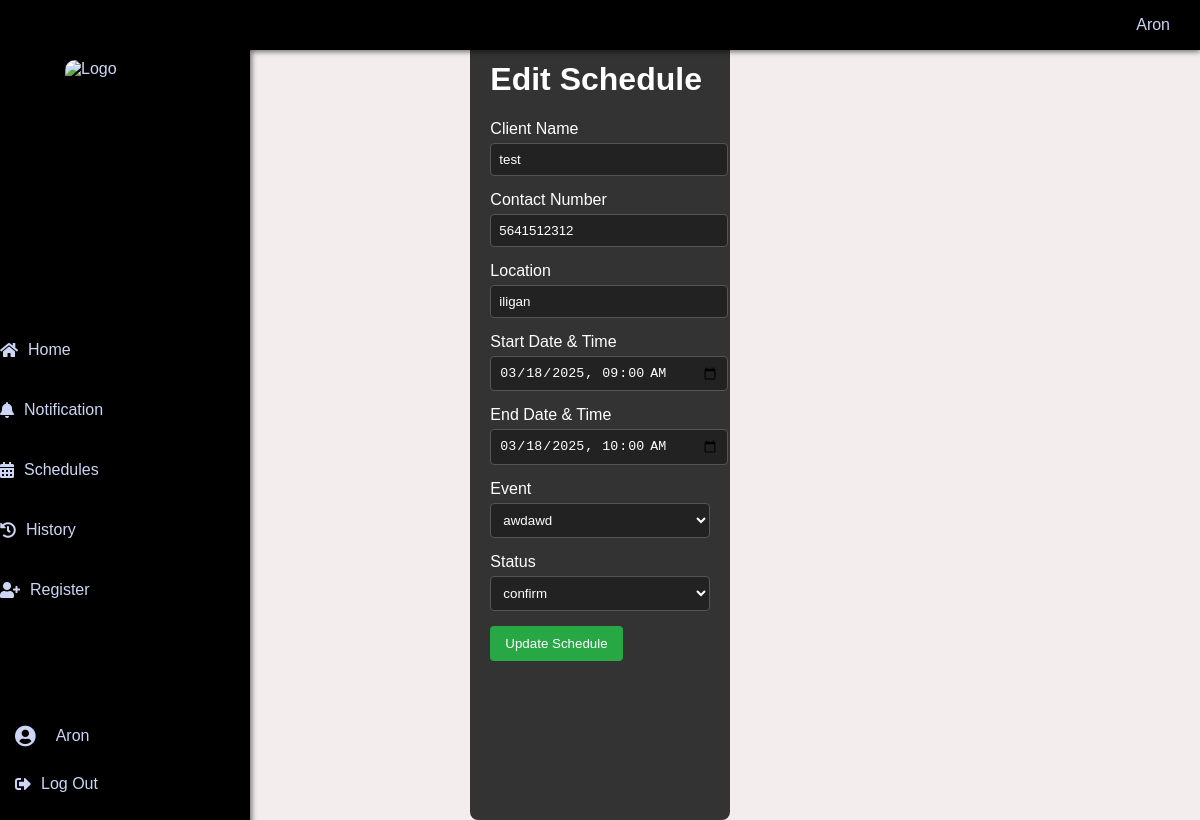
The app's page /edit_schedule.php?ScheduleID=12 (signed in) with its own data.
### tables this page shows
CREATE TABLE `users` (
  `ID` bigint(20) NOT NULL AUTO_INCREMENT,
  `email` varchar(50) NOT NULL,
  `password` varchar(60) NOT NULL,
  `username` varchar(40) NOT NULL,
  `account_level` varchar(40) NOT NULL,
  PRIMARY KEY (`ID`)
);

CREATE TABLE `Schedule` (
  `ScheduleID` bigint(20) NOT NULL AUTO_INCREMENT,
  `start_date_time` datetime NOT NULL,
  `end_date_time` datetime NOT NULL,
  `date_schedule` datetime NOT NULL,
  `EventID` bigint(20) NOT NULL,
  `StatusID` bigint(20) NOT NULL,
  PRIMARY KEY (`ScheduleID`),
  KEY `Events_Schedule` (`EventID`),
  KEY `Updated_Status_Schedule` (`StatusID`),
  CONSTRAINT `Events_Schedule` FOREIGN KEY (`EventID`) REFERENCES `Events` (`EventID`),
  CONSTRAINT `Updated_Status_Schedule` FOREIGN KEY (`StatusID`) REFERENCES `Updated_Status` (`StatusID`)
);

CREATE TABLE `Clients` (
  `ClientID` bigint(20) NOT NULL AUTO_INCREMENT,
  `clients_name` text NOT NULL,
  `contact_number` bigint(20) NOT NULL,
  `location` varchar(100) NOT NULL,
  `ID` bigint(20) NOT NULL,
  PRIMARY KEY (`ClientID`),
  KEY `users_Clients` (`ID`),
  CONSTRAINT `users_Clients` FOREIGN KEY (`ID`) REFERENCES `users` (`ID`)
);

CREATE TABLE `Events` (
  `EventID` bigint(20) NOT NULL AUTO_INCREMENT,
  `Events_name` text NOT NULL,
  `ClientID` bigint(20) NOT NULL,
  PRIMARY KEY (`EventID`),
  KEY `Clients_Events` (`ClientID`),
  CONSTRAINT `Clients_Events` FOREIGN KEY (`ClientID`) REFERENCES `Clients` (`ClientID`)
);

CREATE TABLE `Updated_Status` (
  `StatusID` bigint(20) NOT NULL AUTO_INCREMENT,
  `updated_status` text NOT NULL DEFAULT current_timestamp(),
  PRIMARY KEY (`StatusID`)
);

### htdocs/edit_schedule.php (the view, shortened to what this page needs)
<?php
include 'navigation.php';
$scheduleID = isset($_GET['ScheduleID']) ? (int)$_GET['ScheduleID'] : 0;
$stmt = $conn->prepare("SELECT s.ScheduleID, s.start_date_time, s.end_date_time, s.EventID, s.StatusID, e.Events_name, us.updated_status, c.clients_name, c.contact_number, c.location
                        FROM Schedule s
                        JOIN Events e ON s.EventID = e.EventID
                        JOIN Updated_Status us ON s.StatusID = us.StatusID
                        JOIN Clients c ON e.ClientID = c.ClientID
                        WHERE s.ScheduleID = ?");
$stmt->bind_param("i", $scheduleID);
$stmt->execute();
$schedule = $stmt->get_result()->fetch_assoc();
$events = $conn->query("SELECT EventID, Events_name FROM Events")->fetch_all(MYSQLI_ASSOC);
$statuses = $conn->query("SELECT StatusID, updated_status FROM Updated_Status")->fetch_all(MYSQLI_ASSOC);
?>
<!DOCTYPE html>
<html lang="en">
<head>
</head>
<body>
    <div class="container">
        <h1>Edit Schedule</h1>
        <form method="POST">
            <div class="form-group">
                <label for="client_name">Client Name</label>
                <input type="text" name="client_name" id="client_name" value="<?php echo htmlspecialchars($schedule['clients_name']); ?>" required>
            </div>
            <div class="form-group">
                <label for="contact_number">Contact Number</label>
                <input type="text" name="contact_number" id="contact_number" value="<?php echo htmlspecialchars($schedule['contact_number']); ?>" required>
            </div>
            <div class="form-group">
                <label for="location">Location</label>
                <input type="text" name="location" id="location" value="<?php echo htmlspecialchars($schedule['location']); ?>" required>
            </div>
            <div class="form-group">
                <label for="start_date_time">Start Date & Time</label>
                <input type="datetime-local" name="start_date_time" id="start_date_time" value="<?php echo date('Y-m-d\TH:i', strtotime($schedule['start_date_time'])); ?>" required>
            </div>
            <div class="form-group">
                <label for="end_date_time">End Date & Time</label>
                <input type="datetime-local" name="end_date_time" id="end_date_time" value="<?php echo date('Y-m-d\TH:i', strtotime($schedule['end_date_time'])); ?>" required>
            </div>
            <div class="form-group">
                <label for="eventID">Event</label>
                <select name="eventID" id="eventID" required>
                    <?php foreach ($events as $event): ?>
                        <option value="<?php echo $event['EventID']; ?>" <?php echo $event['EventID'] == $schedule['EventID'] ? 'selected' : ''; ?>><?php echo htmlspecialchars($event['Events_name']); ?></option>
                    <?php endforeach; ?>
                </select>
            </div>
            <div class="form-group">
                <label for="statusID">Status</label>
                <select name="statusID" id="statusID" required>
                    <?php foreach ($statuses as $status): ?>
                        <option value="<?php echo $status['StatusID']; ?>" <?php echo $status['StatusID'] == $schedule['StatusID'] ? 'selected' : ''; ?>><?php echo htmlspecialchars($status['updated_status']); ?></option>
                    <?php endforeach; ?>
                </select>
            </div>
            <div class="form-group">
                <button type="submit">Update Schedule</button>
            </div>
        </form>
    </div>
</body>
</html>

### htdocs/navigation.php (shortened to what this page needs)
<?php
include 'db.php';
$username = 'Guest';
if (isset($_SESSION['ID'])) {
    $stmt = $conn->prepare("SELECT username FROM users WHERE ID = ?");
    $stmt->bind_param("i", $_SESSION['ID']);
    $stmt->execute();
    $stmt->bind_result($username);
    $stmt->fetch();
    $stmt->close();
} elseif (isset($_SESSION['email'])) {
    $stmt = $conn->prepare("SELECT username, ID FROM users WHERE email = ?");
    $stmt->bind_param("s", $_SESSION['email']);
    $stmt->execute();
    $stmt->bind_result($username, $userId);
}
?>
<!DOCTYPE html>
<html lang="en">
<head>
    <link rel="stylesheet" href="https://cdnjs.cloudflare.com/ajax/libs/font-awesome/5.15.4/css/all.min.css">
</head>
<body>
    <div class="topbar">
        <div class="username-container">
            <span class="username" onclick="toggleDropdown()"><?php echo htmlspecialchars($username); ?></span>
        </div>
    </div>
    <div class="sidebar" id="sidebar">
        <div class="logo-container">
            <img src="https://encrypted-tbn0.gstatic.com/images?q=tbn:ANd9GcQgJbMfeLLbE_Wh3cK3RK8s0a-P9hvTwYfHpw&s" alt="Logo" class="logo">
        </div>
        <div class="nav-items">
            <a href="homepage.php"><i class="fas fa-home"></i> Home</a>
            <a href="notification.php"><i class="fas fa-bell"></i>Notification
            </a>
            <a href="schedule.php"><i class="fas fa-calendar-alt"></i>Schedules</a>
            <a href="history.php"><i class="fas fa-history"></i>History</a>
            <a href="register.php"><i class="fas fa-user-plus"></i>Register</a>
        </div>
        <div class="profile">
            <i class="fas fa-user-circle fa-lg"></i>
            <span id="username-display" style="margin-left: 10px; overflow: hidden; text-overflow: ellipsis; white-space: nowrap; max-width: 180px;">
                <?php echo htmlspecialchars($username); ?>
            </span>
        </div>
        <div class="logout">
            <a href="javascript:void(0);" onclick="showLogoutConfirmation()"><i class="fas fa-sign-out-alt"></i>Log Out</a>
        </div>
    </div>
</body>
</html>

### htdocs/navigation.php (style rules this page uses)
body { display: flex; min-height: 100vh; margin: 0; font-family: Arial, sans-serif; background: #121212; }
.sidebar { width: 250px; background: #000000; color: #CDD6F4; transition: none; position: fixed; top: 0; left: 0; height: 100%; overflow: hidden; transform: translateX(0); opacity: 1; z-index: 1000; box-shadow: 2px 0 5px rgba(0,0,0,0.5); display: flex; flex-direction: column; justify-content: space-between; }
.sidebar a { display: flex; align-items: center; padding: 15px; color: #CDD6F4; text-decoration: none; transition: background 0.3s, padding-left 0.3s; margin-bottom: 12px; }
.sidebar a i { margin-right: 10px; color: #CDD6F4; }
.sidebar .nav-items { flex-grow: 1; display: flex; flex-direction: column; justify-content: center; align-items: center; }
.sidebar .nav-items a { width: 100%; text-align: center; }
.sidebar .logout { margin-bottom: 20px; }
.profile { display: flex; align-items: center; padding: 15px; color: #CDD6F4; text-decoration: none; transition: background 0.3s, padding-left 0.3s; }
.profile i { margin-right: 10px; color: #CDD6F4; }
.logo-container { display: flex; justify-content: center; align-items: center; margin: 60px 0; }
.logo { height: 120px; width: 120px; border-radius: 10px; }
.topbar { position: fixed; top: 0; left: 250px; right: 0; height: 50px; background-color: #000000; color: #CDD6F4; display: flex; align-items: center; padding: 0 20px; z-index: 1001; box-shadow: 0 2px 5px rgba(0,0,0,0.5); }
.username-container { margin-left: auto; position: relative; }
.username { cursor: pointer; padding: 10px; border-radius: 5px; transition: background 0.3s; }

### htdocs/edit_schedule.php (style rules this page uses)
body { font-family: Arial, sans-serif; background-color:rgb(243, 237, 237); color: #ffffff; margin: 20px; }
.container { max-width: 800px; margin: 0 auto; background: #333; padding: 20px; border-radius: 8px; }
.form-group { margin-bottom: 15px; }
.form-group label { display: block; margin-bottom: 5px; }
.form-group input, .form-group select { width: 100%; padding: 8px; border: 1px solid #555; border-radius: 4px; background: #222; color: #fff; }
.form-group button { padding: 10px 15px; background-color: #28a745; border: none; border-radius: 4px; color: #fff; cursor: pointer; }

### records on screen
users: username "Aron"
schedule: client_name "test", contact_number "5641512312", location "iligan", start_date_time "03/18/2025 09:00", end_date_time "03/18/2025 10:00", eventID "awdawd", statusID "confirm"
